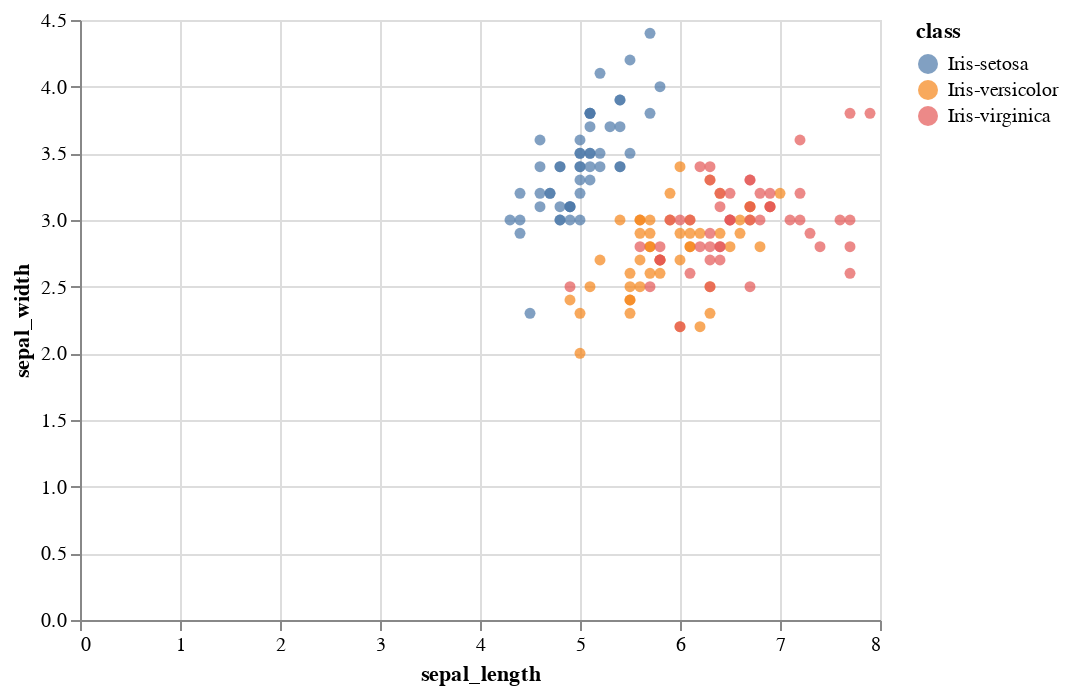

Here is the notebook cell this chart was saved with:
### Code cell
# Using altair to paint a scatter plot, with x axis as sepal_length, y axis as sepal_width, and color as class
alt.Chart(df).mark_circle().encode(
    x='sepal_length',
    y='sepal_width',
    color='class'
).interactive()

### Figure 1 — Vega-Lite specification as saved in the notebook (floating-point values rounded to 4 significant figures; data arrays with more than 128 entries replaced by an {"elided": "..."} marker saying what was removed)
{"config": {"view": {"continuousWidth": 400, "continuousHeight": 300}}, "data": {"name": "data-5953facd5c5209d6b855877b1045e0b0"}, "mark": "circle", "encoding": {"color": {"field": "class", "type": "nominal"}, "x": {"field": "sepal_length", "type": "quantitative"}, "y": {"field": "sepal_width", "type": "quantitative"}}, "selection": {"selector001": {"type": "interval", "bind": "scales", "encodings": ["x", "y"]}}, "$schema": "https://vega.github.io/schema/vega-lite/v4.17.0.json", "datasets": {"data-5953facd5c5209d6b855877b1045e0b0": {"elided": "150 records"}}}
